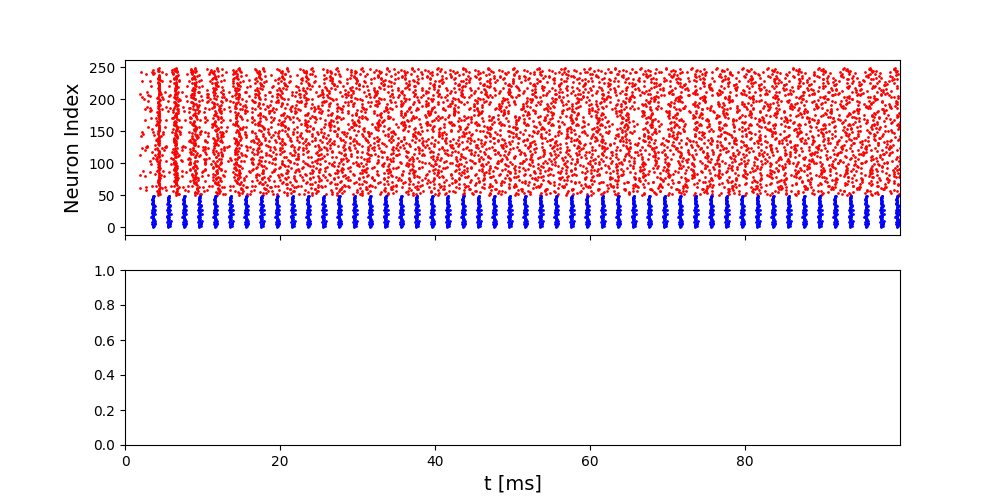

This chart was generated by the following Python code:
import brian2 as b2
import matplotlib.pyplot as plt
import numpy as np


def plot_data(monitors, num_e, num_i):

    st_mon_e, st_mon_i, sp_mon_e, sp_mon_i = monitors
    fig, ax = plt.subplots(2, figsize=(10, 5), sharex=True)
    ax[0].plot(sp_mon_e.t / b2.ms, sp_mon_e.i + num_i, '.r', ms=2)
    ax[0].plot(sp_mon_i.t / b2.ms, sp_mon_i.i, '.b', ms=2)

    ax[0].set_xlim(0, np.max(sp_mon_e.t / b2.ms))
    ax[1].set_xlabel('t [ms]', fontsize=14)
    ax[0].set_ylabel('Neuron Index', fontsize=14)
    plt.savefig("PING1.png")
    plt.show()


def simulate_PING(num_e,
                  num_i,
                  I_ext_e,
                  I_ext_i,
                  w_ee,
                  w_ei,
                  w_ie,
                  w_ii,
                  p_ei,
                  p_ie,
                  p_ii,
                  simulation_time,
                  integration_method='euler'):

    # num_rt = 1
    # num_wb = 1
    # I_ext_rt = 1.4 * b2.uA
    # I_ext_wb = 0 * b2.uA

    gSyn_e = 0.25 * b2.msiemens
    gSyn_i = 0.25 * b2.msiemens
    weight_ei = 0.25
    weight_ie = 0.25
    weight_ii = 0.25
    weight_ee = 0.0

    # simulation_time = 200.0 * b2.ms
    # integration_method = "euler"

    # RTM neuron parameters
    El = -67 * b2.mV
    EK = -100 * b2.mV
    ENa = 50 * b2.mV
    ESyn = 0 * b2.mV
    gl = 0.1 * b2.msiemens
    gK = 80 * b2.msiemens
    gNa = 100 * b2.msiemens
    C = 1 * b2.ufarad

    v0_e = -70 * b2.mV
    v0_i = -63 * b2.mV

    tau_r = 0.2 * b2.ms
    tau_d = 2.0 * b2.ms

    # forming RTM model with differential equations
    eqs_e = """

    alphah = 0.128 * exp(-(vm + 50.0*mV) / (18.0*mV))/ms :Hz
    alpham = 0.32/mV * (vm + 54*mV) / (1.0 - exp(-(vm + 54.0*mV) / (4.0*mV)))/ms:Hz
    alphan = 0.032/mV * (vm + 52*mV) / (1.0 - exp(-(vm + 52.0*mV) / (5.0*mV)))/ms:Hz

    betah  = 4.0 / (1.0 + exp(-(vm + 27.0*mV) / (5.0*mV)))/ms:Hz
    betam  = 0.28/mV * (vm + 27.0*mV) / (exp((vm + 27.0*mV) / (5.0*mV)) - 1.0)/ms:Hz
    betan  = 0.5 * exp(-(vm + 57.0*mV) / (40.0*mV))/ms:Hz

    membrane_Im = I_ext + gNa*m**3*h*(ENa-vm) + \
        gl*(El-vm) + gK*n**4*(EK-vm) + gSyn*s_in*(-vm): amp
    I_ext : amp
    s_in  : 1
    gSyn  : siemens

    dm/dt = alpham*(1-m)-betam*m : 1
    dn/dt = alphan*(1-n)-betan*n : 1
    dh/dt = alphah*(1-h)-betah*h : 1
    
    ds/dt = 0.5 * (1 + tanh(0.1*vm/mV)) * (1-s)/tau_r - s/tau_d : 1

    dvm/dt = membrane_Im/C : volt
    """

    neuron_e = b2.NeuronGroup(num_e,
                              eqs_e,
                              method="euler",
                              dt=0.01*b2.ms,
                              threshold='vm>-55*mV',
                              refractory=2*b2.ms)

    # initialize variables
    neuron_e.vm = np.random.rand(num_e) * 10*b2.mV + v0_e
    neuron_e.m = "alpham / (alpham + betam)"
    neuron_e.h = "alphah / (alphah + betah)"
    neuron_e.n = "alphan / (alphan + betan)"
    neuron_e.I_ext = I_ext_e
    neuron_e.s_in = 0
    neuron_e.gSyn = gSyn_e

    # WB neuron parameters
    El = -65 * b2.mV
    EK = -90 * b2.mV
    ENa = 55 * b2.mV
    gl = 0.1 * b2.msiemens
    gK = 9.0 * b2.msiemens
    gNa = 35 * b2.msiemens
    C = 1 * b2.ufarad

    tau_r = 0.5 * b2.ms
    tau_d = 9.0 * b2.ms

    # forming WB model with differential equations
    eqs_i = """
    alphah = 0.35 * exp(-(vm + 58.0*mV) / (20.0*mV))/ms :Hz
    alpham = 0.1/mV * (vm + 35.0*mV) / (1.0 - exp(-0.1/mV * (vm + 35.0*mV))) /ms :Hz
    alphan = -0.05/mV * (vm + 34.0*mV) / (exp(-0.1/mV * (vm + 34.0*mV)) - 1.0)/ms :Hz
    
    betah = 5.0 / (exp(-0.1/mV * (vm + 28.0*mV)) + 1.0)/ms :Hz
    betam = 4.0 * exp(-(vm + 60.0*mV) / (18.0*mV))/ms :Hz
    betan = 0.625 * exp(-(vm + 44.0*mV) / (80.0*mV))/ms :Hz
    
    m_inf = alpham / (alpham + betam) : 1
    
    membrane_Im = I_ext + gNa*m_inf**3*h*(ENa-vm) + \
        gl*(El-vm) + gK*n**4*(EK-vm) +gSyn*s_in*(ESyn-vm): amp
    
    I_ext : amp
    s_in  : 1
    gSyn  : siemens
    
    dn/dt = alphan*(1-n)-betan*n : 1
    dh/dt = alphah*(1-h)-betah*h : 1

    ds/dt = 0.5 * (1 + tanh(0.1*vm/mV)) * (1-s)/tau_r - s/tau_d : 1
    
    dvm/dt = membrane_Im/C : volt
    """
    neuron_i = b2.NeuronGroup(num_i,
                              eqs_i,
                              threshold="vm>-55*mV",
                              refractory=2*b2.ms,
                              method="euler",
                              dt=0.01*b2.ms)

    neuron_i.vm = v0_i
    neuron_i.h = "alphah / (alphah + betah)"
    neuron_i.n = "alphan / (alphan + betan)"
    neuron_i.I_ext = I_ext_i
    neuron_i.s_in = 0
    neuron_i.gSyn = gSyn_i

    # adding Synapses ----------------------------------------------#
    S_ei = b2.Synapses(neuron_e,
                       neuron_i, '''
                    w : 1
                    s_in_post = w*s_pre:1 (summed)
                    ''')
    S_ei.connect('i != j', p=p_ei)
    S_ei.w = weight_ei
    # --------------------------------------------------------------#
    S_ie = b2.Synapses(neuron_i, neuron_e, '''
                    w : 1
                    s_in_post = w*s_pre:1 (summed)
                    ''' )
    S_ie.connect('i != j', p=p_ie)
    S_ie.w = weight_ie
    # --------------------------------------------------------------#
    S_ii = b2.Synapses(neuron_i, neuron_i, '''
                    w : 1
                    s_in_post = w*s_pre:1 (summed)
                    ''' )
    S_ii.connect('i != j', p=p_ii)
    S_ii.w = weight_ii
    # --------------------------------------------------------------#

    # tracking variables
    st_mon_e = b2.StateMonitor(neuron_e, "vm", record=True)
    st_mon_i = b2.StateMonitor(neuron_i, "vm", record=True)

    sp_mon_e = b2.SpikeMonitor(neuron_e)
    sp_mon_i = b2.SpikeMonitor(neuron_i)

    # running the simulation
    net = b2.Network(neuron_e)
    net.add(neuron_i)
    net.add(st_mon_e)
    net.add(st_mon_i)
    net.add(sp_mon_e)
    net.add(sp_mon_i)
    net.add(S_ei)
    net.add(S_ie)
    net.add(S_ii)
    net.run(simulation_time)

    return st_mon_e, st_mon_i, sp_mon_e, sp_mon_i


if __name__ == "__main__":

    num_e = 200
    num_i = 50
    monitors = simulate_PING(num_e=num_e,
                             num_i=num_i,
                             I_ext_e=1.4*b2.uA,
                             I_ext_i=0 * b2.uA,
                             w_ee=0.25,
                             w_ei=0.25,
                             w_ie=0.25,
                             w_ii=0.25,
                             p_ei=0.5,
                             p_ie=0.5,
                             p_ii=0.5,
                             integration_method='euler',
                             simulation_time=100*b2.ms)
    plot_data(monitors, num_e, num_i)
